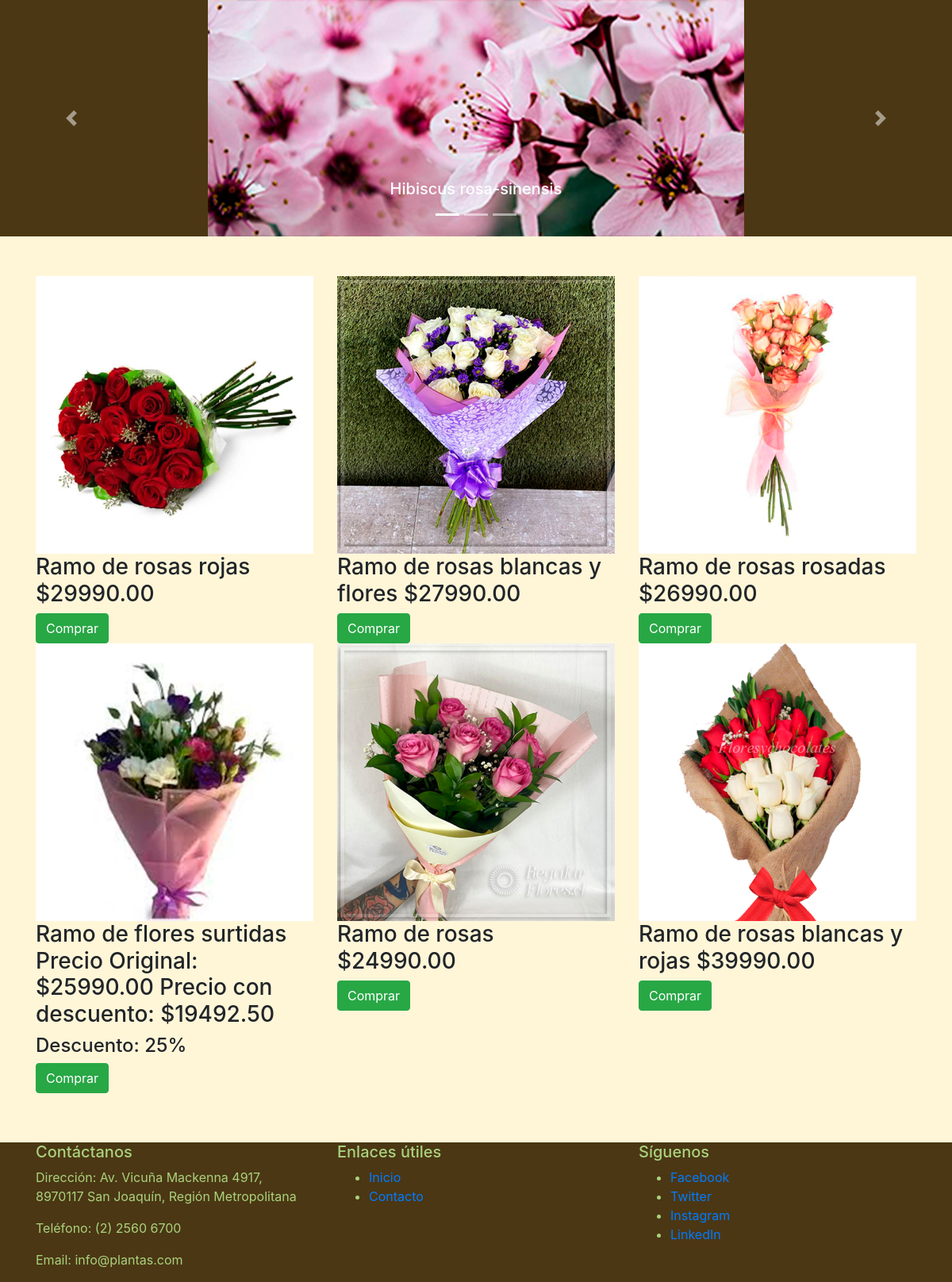
/flores/, run on the app's committed database.
### aplicacion/models.py (models this page shows, shortened)
class Producto(models.Model):
    IdProducto = models.AutoField(primary_key=True)
    tipo_producto = models.ForeignKey(TipoProducto, on_delete=models.CASCADE)
    nombre = models.CharField(max_length=255)
    precio = models.DecimalField(max_digits=10, decimal_places=2)
    stock = models.IntegerField()
    imagen = models.CharField(max_length=255)

### aplicacion/views.py (the view)
# urls.py: path('flores/', views.flores, name='flores'),
@csrf_exempt
def flores(request):
    productos = Producto.objects.raw('''
                SELECT p.*, pr.descuento as descuento, pr.id_promocion as promocion_id
                FROM aplicacion_producto p
                LEFT JOIN aplicacion_promocion pr ON p.IdProducto = pr.id_producto_id
                WHERE tipo_producto_id = %s ''' , [10])
    productos_dict = []
    for producto in productos:
                producto_dict = model_to_dict(producto)
                producto_dict['id_promocion'] = producto.promocion_id if producto.promocion_id else None
                producto_dict['descuento'] = producto.descuento if producto.descuento else 0
                producto_dict['precio_descuento'] = producto.precio - (producto.precio * producto_dict['descuento'] / 100)
                productos_dict.append(producto_dict)
    return render(request, 'aplicacion/flores.html',{'productos': productos_dict})

### aplicacion/templates/aplicacion/flores.html (shortened to what this page needs)
{% load static %}
<!DOCTYPE html>
<html lang="es">
<head>
    <link rel="stylesheet" href="{% static 'css/style.css' %}">
    <link rel="stylesheet" href="https://stackpath.bootstrapcdn.com/bootstrap/4.5.2/css/bootstrap.min.css">
</head>
<body style="background-color: rgb(255, 246, 216);">
    <div id="carouselExampleCaptions" class="carousel slide" data-ride="carousel">
        <ol class="carousel-indicators">
            <li data-target="#carouselExampleCaptions" data-slide-to="0" class="active"></li>
            <li data-target="#carouselExampleCaptions" data-slide-to="1"></li>
            <li data-target="#carouselExampleCaptions" data-slide-to="2"></li>
        </ol>
        <div class="carousel-inner">
            <div class="carousel-item active">
                <img src="{% static 'img/Banneflor/banneflor2.jpg' %}" class="d-block img-fluid max-height-700" alt="Trabajo 1">
                <div class="carousel-caption d-none d-md-block">
                    <h5>Hibiscus rosa-sinensis</h5>
                </div>
            </div>
        </div>
        <a class="carousel-control-prev" href="#carouselExampleCaptions" role="button" data-slide="prev">
            <span class="carousel-control-prev-icon" aria-hidden="true"></span>
        </a>
        <a class="carousel-control-next" href="#carouselExampleCaptions" role="button" data-slide="next">
            <span class="carousel-control-next-icon" aria-hidden="true"></span>
        </a>
    </div>
    <div class="separator"></div>
    <div class="container">
        <div class="row">
            {% for producto in productos %}
            {% if producto.descuento == 0 %}
                <div class="col-md-4">
                    <img src="{% static 'img/ImagenesProducto/' %}{{ producto.imagen }}" class="img-fluid" alt="Imagen 1">
                    <h3>{{ producto.nombre }} ${{ producto.precio }}</h3>
                    <button class="btn btn-success" onclick="agregarAlCarrito({{producto.IdProducto}})">Comprar</button>
                </div>
            {% else %}
            <div class="col-md-4" style="margin-bottom: 1%;">
                <img src="{% static 'img/ImagenesProducto/' %}{{ producto.imagen }}" class="img-fluid" alt="Imagen 1">
                <h3>{{ producto.nombre }}  Precio Original: ${{ producto.precio }}  Precio con descuento: ${{ producto.precio_descuento }}</h3>
                <h4>Descuento: {{ producto.descuento }}%</h4>
                <button class="btn btn-success" onclick="agregarAlCarrito({{producto.IdProducto}})">Comprar</button>
            </div>
            {% endif %}
            {% endfor %}
        </div>
    </div>
    <div class="separator"></div>
    <footer>
        <div class="container-fluid footer">
            <div class="container">
                <div class="row">
                    <div class="col-md-4">
                        <h5>Contáctanos</h5>
                        <p>Dirección: Av. Vicuña Mackenna 4917, 8970117 San Joaquín, Región Metropolitana</p>
                        <p>Teléfono: (2) 2560 6700</p>
                        <p>Email: info@plantas.com</p>
                    </div>
                    <div class="col-md-4">
                        <h5>Enlaces útiles</h5>
                        <ul>
                            <li><a href="index.html">Inicio</a></li>
                            <li><a href="contacto.html">Contacto</a></li>
                        </ul>
                    </div>
                    <div class="col-md-4">
                        <h5>Síguenos</h5>
                        <ul>
                            <li><a href="https://www.Facebook.com"> Facebook</a></li>
                            <li><a href="https://www.Twitter.com"> Twitter</a></li>
                            <li><a href="https://www.instagram.com"> Instagram</a></li>
                            <li><a href="https://www.Linkedin.com"> LinkedIn</a></li>
                        </ul>
                    </div>
                </div>
            </div>
        </div>
    </footer>
</body>
</html>

### static/css/style.css (style rules this page uses)
.carousel img { margin: 0 auto; }
.carousel-inner { background-color: rgb(75, 55, 20); }
.footer { background-color: rgb(75, 55, 20); color: rgb(170, 210, 125); }
.max-height-700 { max-height: 700px; }
p { color: rgb(170, 210, 125); font-style:normal; }
.separator { height: 50px; }

### data on the page
Producto: imagen (picture), nombre "Ramo de rosas rojas", precio "29990.00"
Producto: imagen (picture), nombre "Ramo de rosas blancas y flores", precio "27990.00"
Producto: imagen (picture), nombre "Ramo de rosas rosadas", precio "26990.00"
Producto: imagen (picture), nombre "Ramo de flores surtidas", precio "25990.00"
Producto: imagen (picture), nombre "Ramo de rosas", precio "24990.00"
Producto: imagen (picture), nombre "Ramo de rosas blancas y rojas", precio "39990.00"

### other printed values
{{ producto.precio_descuento }} "19492.50"
{{ producto.descuento }} "25"
